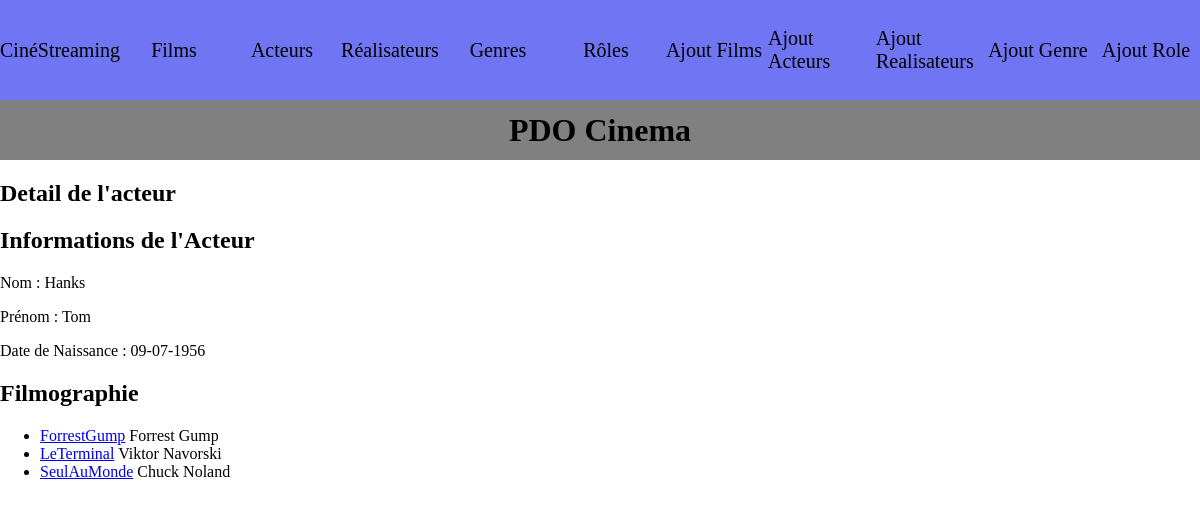
The page /index.php?action=detailActeur&id=1 on the database as committed earlier.
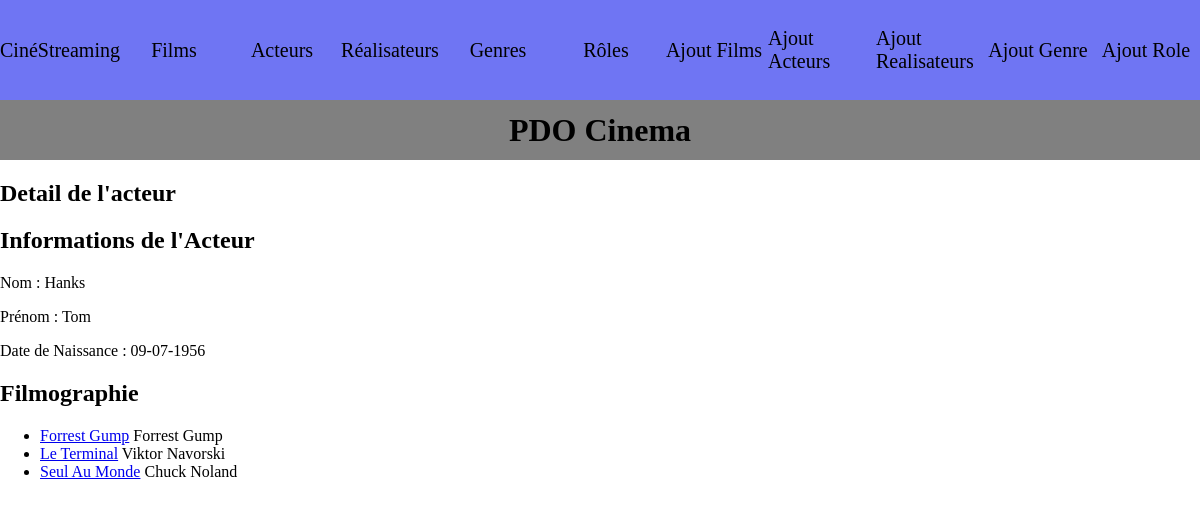
The same page on the database as committed later.
### tables this page shows
CREATE TABLE IF NOT EXISTS `films` (
  `ID_Films` int(11) NOT NULL AUTO_INCREMENT,
  `Titre_Film` varchar(50) NOT NULL,
  `AnneeSortieFilm` int(11) NOT NULL,
  `DureeFilm` int(11) NOT NULL,
  `Resume_Film` varchar(255) NOT NULL,
  `Note_Film` int(11) NOT NULL,
  `Affiche_Film` varchar(255) NOT NULL,
  `ID_Realisateur` int(11) NOT NULL,
  PRIMARY KEY (`ID_Films`),
  KEY `ID_Realisateur` (`ID_Realisateur`),
  CONSTRAINT `films_ibfk_1` FOREIGN KEY (`ID_Realisateur`) REFERENCES `realisateur` (`ID_Realisateur`)
);

CREATE TABLE IF NOT EXISTS `role` (
  `ID_Role` int(11) NOT NULL AUTO_INCREMENT,
  `RoleJouer_Acteur` varchar(255) NOT NULL,
  PRIMARY KEY (`ID_Role`)
);

### controller/CinemaController.php (called while the page is built, shortened)
<?php
class CinemaController {
public function detailActeur($id) {
    $pdo = Connect::seConnecter();
    $requeteFilmographie = $pdo->prepare("
    SELECT films.ID_Films, Titre_Film, RoleJouer_Acteur , Nom_Acteur, Prenom_Acteur ,
    DATE_FORMAT(DateNaissance_Acteur,'%d-%m-%Y') AS DateNaissance_ActeurFormate
    FROM jouer
    INNER JOIN films ON jouer.ID_Films = films.ID_Films
    INNER JOIN role ON jouer.ID_Role = role.ID_Role
    INNER JOIN acteurs ON jouer.ID_Acteur = acteurs.ID_Acteur
    WHERE jouer.ID_Acteur = :id");
    $requeteFilmographie->execute(['id' => $id]);
    $filmographie = $requeteFilmographie->fetchAll();
    require "view/acteur/detailActeur.php";
}
}
?>

### view/acteur/detailActeur.php (the view, shortened to what this page needs)
<div>
            <h2>Informations de l'Acteur</h2>
            <p>Nom : <?= $filmographie[0]['Nom_Acteur'] ?></p>
            <p>Prénom : <?= $filmographie[0]['Prenom_Acteur'] ?></p>
            <p>Date de Naissance :
                <?= $filmographie[0]['DateNaissance_ActeurFormate']  ?>
            </p>
            <h2>Filmographie</h2>
            <ul>
                <?php foreach ($filmographie as $film): ?>
                    <li>
                       <a href="index.php?action=detailFilm&id=<?= $film['ID_Films'] ?>"> <?= $film["Titre_Film"] ?></a>
                        <?= $film['RoleJouer_Acteur'] ?>
                    </li>
                <?php endforeach; ?>
            </ul>
</div>
<?php
require "view/template.php";
?>

Rows that differ between the two databases and show on the page:
changed films "Forrest Gump": Titre_Film "ForrestGump" → "Forrest Gump"
changed films "Viktor Navorski": Titre_Film "LeTerminal" → "Le Terminal"
changed films "Chuck Noland": Titre_Film "SeulAuMonde" → "Seul Au Monde"
